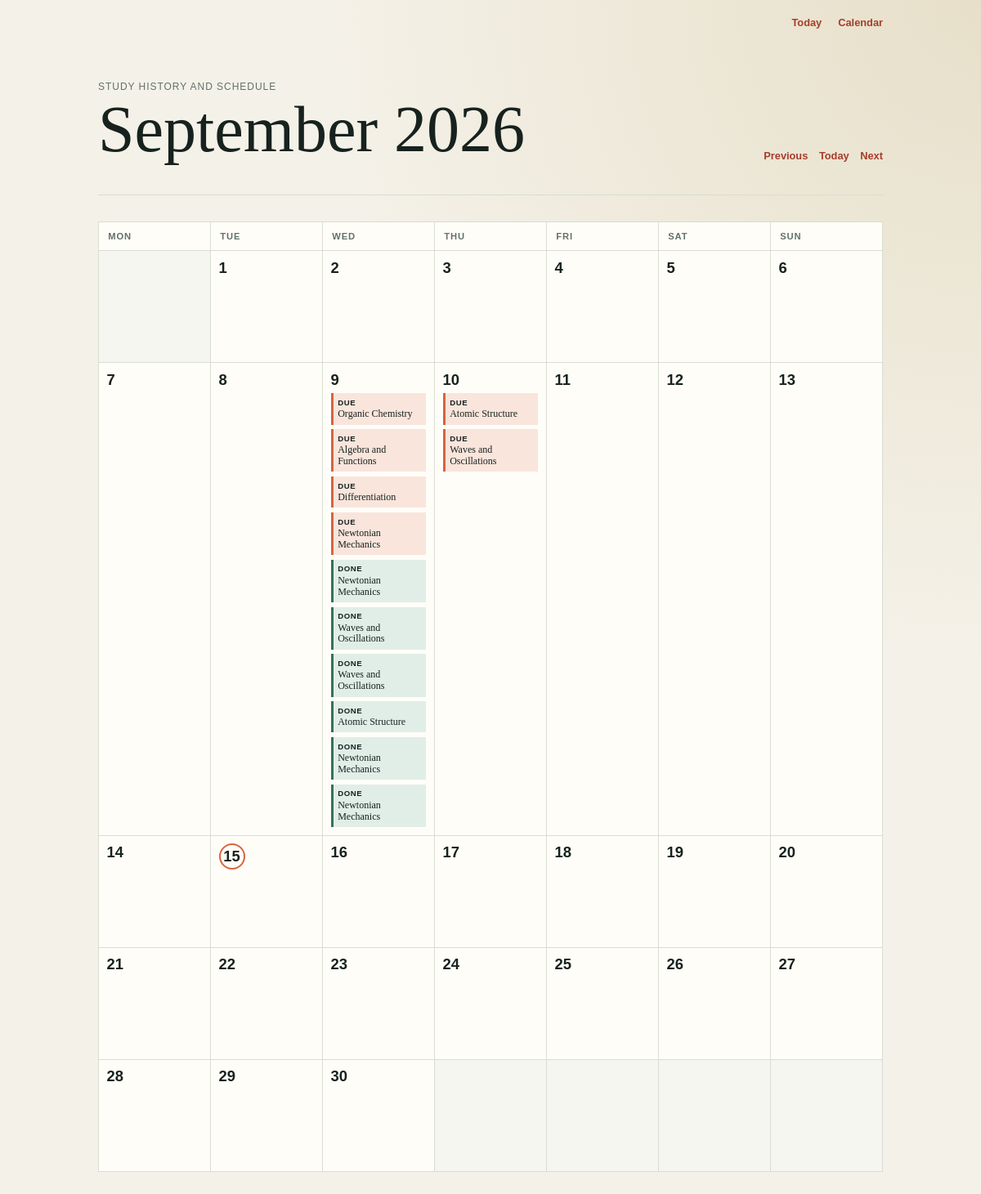
/calendar, run on an earlier commit of the app's database.
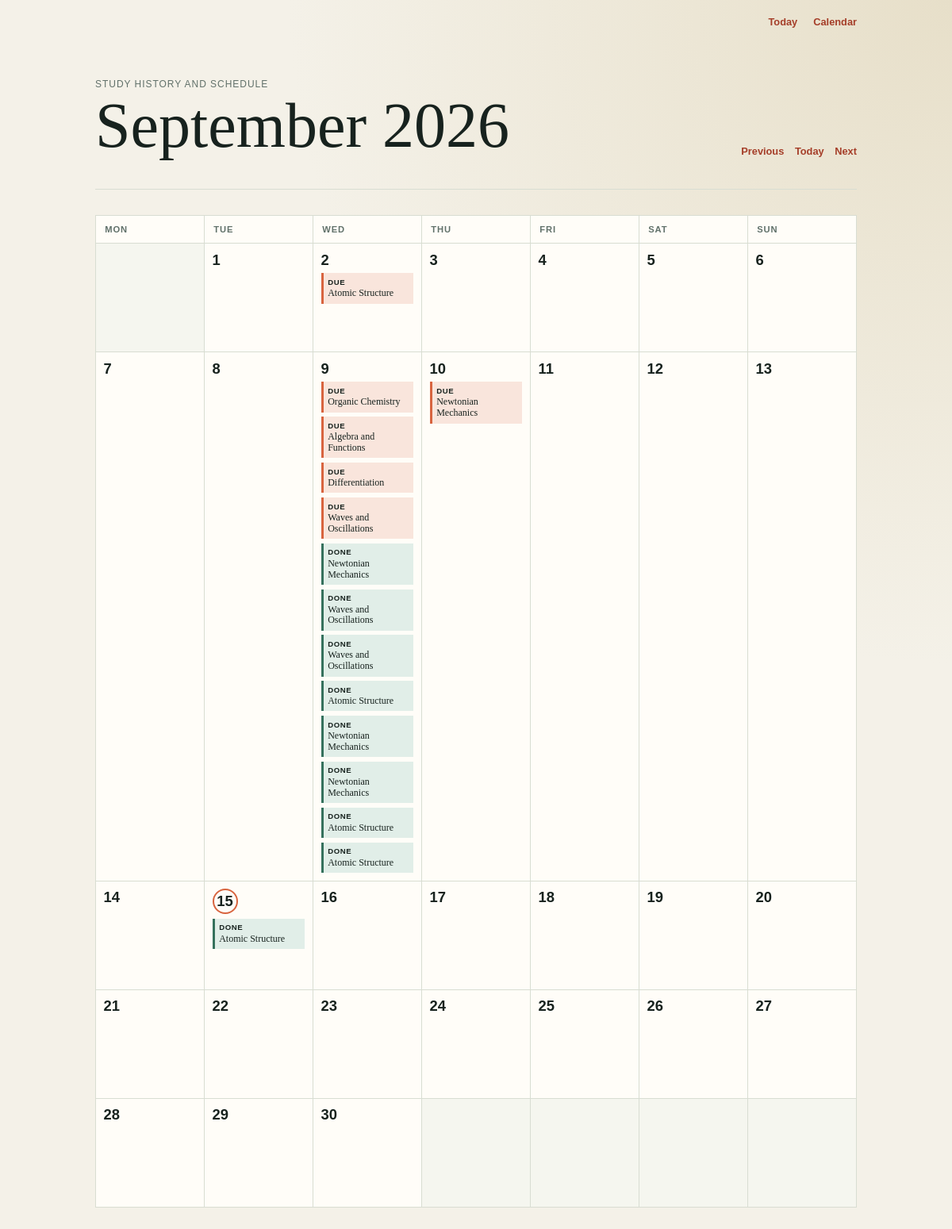
And on a later commit of the database.
### app.py (models this page shows, shortened)
class Topic(db.Model):
    __tablename__ = 'topics'
    id = db.Column(db.Integer, primary_key=True)
    subject = db.Column(db.String(100), nullable=False)       # e.g., "Physics"
    title = db.Column(db.String(150), nullable=False)         # e.g., "Newtonian Mechanics"
    interval = db.Column(db.Integer, default=0)               # Days until next review
    repetition = db.Column(db.Integer, default=0)             # Successful review streak
    ease_factor = db.Column(db.Float, default=2.5)            # Interval multiplier
    due_date = db.Column(db.DateTime, default=utc_now_naive) # When it should appear on the to-do list
    reviews = db.relationship('Review', back_populates='topic', cascade='all, delete-orphan')
    def review(self, grade, reviewed_at=None):
        """Apply an SM-2 review grade and schedule the next review."""
        if grade not in {1, 3, 5}:
            raise ValueError('grade must be 1, 3, or 5')
        quality_gap = 5 - grade
        self.ease_factor = max(
            1.3,
            self.ease_factor + 0.1 - quality_gap * (0.08 + quality_gap * 0.02),
        )
        if grade == 1:
            self.repetition = 0
            self.interval = 1
        elif self.repetition == 0:
            self.repetition = 1
            self.interval = 1
        elif self.repetition == 1:
            self.repetition = 2
            self.interval = 6
        else:
            self.interval = max(1, round(self.interval * self.ease_factor))
            self.repetition += 1
        review_start = reviewed_at or utc_now_naive()
        self.due_date = review_start + timedelta(days=self.interval)

class Review(db.Model):
    __tablename__ = 'reviews'
    id = db.Column(db.Integer, primary_key=True)
    topic_id = db.Column(db.Integer, db.ForeignKey('topics.id'), nullable=False)
    grade = db.Column(db.Integer, nullable=False)
    reviewed_at = db.Column(db.DateTime, default=utc_now_naive, nullable=False)
    topic = db.relationship('Topic', back_populates='reviews')

### app.py (the view)
@app.route('/calendar')
def calendar_view():
    today = local_now().date()
    try:
        year = int(request.args.get('year', today.year))
        month = int(request.args.get('month', today.month))
        month_start = date(year, month, 1)
    except (TypeError, ValueError):
        abort(400, description='Invalid calendar month.')
    month_end = date(
        year, month, calendar_module.monthrange(year, month)[1]
    )
    local_range_start = datetime.combine(
        month_start, datetime.min.time(), tzinfo=LOCAL_TIMEZONE
    )
    local_range_end = datetime.combine(
        month_end + timedelta(days=1), datetime.min.time(), tzinfo=LOCAL_TIMEZONE
    )
    range_start = local_datetime_to_utc_naive(local_range_start)
    range_end = local_datetime_to_utc_naive(local_range_end)
    due_topics = Topic.query.filter(
        Topic.due_date >= range_start,
        Topic.due_date < range_end,
    ).order_by(Topic.due_date.asc()).all()
    reviews = Review.query.filter(
        Review.reviewed_at >= range_start,
        Review.reviewed_at < range_end,
    ).order_by(Review.reviewed_at.asc()).all()
    due_by_date = defaultdict(list)
    for topic in due_topics:
        due_by_date[utc_naive_to_local_date(topic.due_date)].append(topic)
    reviews_by_date = defaultdict(list)
    for review in reviews:
        reviews_by_date[utc_naive_to_local_date(review.reviewed_at)].append(review)
    weeks = []
    for week in calendar_module.monthcalendar(year, month):
        days = []
        for day_number in week:
            day = date(year, month, day_number) if day_number else None
            days.append(day)
        weeks.append(days)
    previous_month = month_start - timedelta(days=1)
    next_month = month_end + timedelta(days=1)
    return render_template(
        'calendar.html',
        month_name=month_start.strftime('%B %Y'),
        weeks=weeks,
        today=today,
        due_by_date=due_by_date,
        reviews_by_date=reviews_by_date,
        previous_month=previous_month,
        next_month=next_month,
    )

### app.py (called while the page is built)
def local_now():
    return datetime.now(timezone.utc).astimezone(LOCAL_TIMEZONE)

def local_datetime_to_utc_naive(value):
    return value.astimezone(timezone.utc).replace(tzinfo=None)

def utc_naive_to_local_date(value):
    return value.replace(tzinfo=timezone.utc).astimezone(LOCAL_TIMEZONE).date()

### templates/calendar.html (shortened to what this page needs)
{% extends "layout.html" %}
{% block content %}
    <main class="calendar-page">
        <header class="calendar-header">
            <div>
                <p class="eyebrow">Study history and schedule</p>
                <h1>{{ month_name }}</h1>
            </div>
            <div class="month-nav" aria-label="Change month">
                <a href="{{ url_for('calendar_view', year=previous_month.year, month=previous_month.month) }}">Previous</a>
                <a href="{{ url_for('calendar_view') }}">Today</a>
                <a href="{{ url_for('calendar_view', year=next_month.year, month=next_month.month) }}">Next</a>
            </div>
        </header>
        <section class="calendar" aria-label="{{ month_name }} study calendar">
            <div class="weekday-row">
                {% for weekday in ('Monday', 'Tuesday', 'Wednesday', 'Thursday', 'Friday', 'Saturday', 'Sunday') %}
                    <div class="weekday">{{ weekday[:3] }}</div>
                {% endfor %}
            </div>
            {% for week in weeks %}
                <div class="calendar-week">
                    {% for day in week %}
                        <div class="calendar-day{% if not day %} outside-month{% endif %}{% if day == today %} today{% endif %}{% if day %} drop-target{% endif %}"{% if day %} data-target-date="{{ day.isoformat() }}"{% endif %}>
                            {% if day %}
                                <div class="desktop-day-content">
                                    <time datetime="{{ day.isoformat() }}" class="day-number">{{ day.day }}</time>
                                    {% for topic in due_by_date.get(day, []) %}
                                        <div class="calendar-item upcoming topic-trigger draggable-topic" draggable="true" data-topic-id="{{ topic.id }}" data-reschedule-url="{{ url_for('reschedule_topic', topic_id=topic.id) }}" data-title="{{ topic.title }}" data-subject="{{ topic.subject }}" data-review-date="{{ day.isoformat() }}" data-repetition="{{ topic.repetition }}" data-interval="{{ topic.interval }}" data-ease-factor="{{ '%.2f'|format(topic.ease_factor) }}">
                                            <span class="item-label">Due</span>
                                            <span>{{ topic.title }}</span>
                                        </div>
                                    {% endfor %}
                                    {% for review in reviews_by_date.get(day, []) %}
                                        <div class="calendar-item completed topic-trigger draggable-topic" draggable="true" data-topic-id="{{ review.topic.id }}" data-reschedule-url="{{ url_for('reschedule_topic', topic_id=review.topic.id) }}" data-title="{{ review.topic.title }}" data-subject="{{ review.topic.subject }}" data-review-date="{{ day.isoformat() }}" data-repetition="{{ review.topic.repetition }}" data-interval="{{ review.topic.interval }}" data-ease-factor="{{ '%.2f'|format(review.topic.ease_factor) }}">
                                            <span class="item-label">Done</span>
                                            <span>{{ review.topic.title }}</span>
                                        </div>
                                    {% endfor %}
                                </div>
                            {% endif %}
                        </div>
                    {% endfor %}
                </div>
            {% endfor %}
        </section>
    </main>
{% endblock %}

### templates/layout.html (shortened to what this page needs)
<!DOCTYPE html>
<html lang="en">
    <head>
        <link rel="stylesheet" href="{{ url_for('static', filename='style.css') }}">
    </head>
    <body>
        <nav class="site-nav" aria-label="Main navigation">
            <a href="{{ url_for('index') }}">Today</a>
            <a href="{{ url_for('calendar_view') }}">Calendar</a>
        </nav>
        {% block content %}{% endblock %}
    </body>
</html>

### static/style.css (style rules this page uses)
* { box-sizing: border-box; }
:root { --ink: #17221e; --muted: #61716a; --paper: #f4f1e8; --surface: #fffdf8; --line: #d8ddd2; --accent: #d8643f; --accent-dark: #a53e29; }
body { margin: 0; color: var(--ink); background: radial-gradient(circle at top right, #e7dfc9, var(--paper) 42%); font-family: Georgia, "Times New Roman", serif; }
.site-nav { display: flex; justify-content: flex-end; gap: 1.25rem; width: min(960px, calc(100% - 2rem)); margin: 0 auto; padding: 1.25rem 0 0; font: 600 0.8rem "Trebuchet MS", sans-serif; }
.site-nav a, .month-nav a { color: var(--accent-dark); text-decoration: none; }
main { width: min(760px, calc(100% - 2rem)); margin: 0 auto; padding: 4rem 0; }
header { border-bottom: 1px solid var(--line); padding-bottom: 2rem; }
.eyebrow, .subject, .meta { margin: 0; color: var(--muted); font-family: "Trebuchet MS", sans-serif; font-size: 0.75rem; letter-spacing: 0.08em; text-transform: uppercase; }
h1 { margin: 0.45rem 0 0.6rem; font-size: clamp(2.5rem, 8vw, 5rem); font-weight: 400; line-height: 0.95; }
.calendar-page { width: min(960px, calc(100% - 2rem)); }
.calendar-header { display: flex; align-items: end; justify-content: space-between; gap: 1rem; }
.month-nav { display: flex; gap: 0.85rem; padding-bottom: 0.5rem; font: 600 0.8rem "Trebuchet MS", sans-serif; }
.calendar { margin-top: 2rem; border-top: 1px solid var(--line); border-left: 1px solid var(--line); background: var(--surface); }
.weekday-row, .calendar-week { display: grid; grid-template-columns: repeat(7, minmax(0, 1fr)); }
.weekday { padding: 0.7rem; border-right: 1px solid var(--line); border-bottom: 1px solid var(--line); color: var(--muted); font: 600 0.7rem "Trebuchet MS", sans-serif; letter-spacing: 0.08em; text-transform: uppercase; }
.calendar-day { min-height: 8.5rem; padding: 0; border-right: 1px solid var(--line); border-bottom: 1px solid var(--line); }
.calendar-day.outside-month { background: rgba(216, 221, 210, 0.25); }
.day-number { display: block; font: 600 1.15rem "Trebuchet MS", sans-serif; }
.calendar-day.today .day-number { display: grid; place-items: center; width: 2rem; height: 2rem; border: 2px solid var(--accent); border-radius: 50%; background: var(--surface); }
.desktop-day-content { display: block; min-height: 8.5rem; padding: 0.6rem; }
.calendar-item { display: grid; gap: 0.15rem; margin-top: 0.35rem; padding: 0.35rem; font-size: 0.75rem; line-height: 1.15; }
.draggable-topic { cursor: grab; }
.topic-trigger { cursor: pointer; }
.calendar-item.upcoming { border-left: 3px solid var(--accent); background: #f9e5dc; }
.calendar-item.completed { border-left: 3px solid #35715d; background: #e1eee8; }
.item-label { font: 600 0.6rem "Trebuchet MS", sans-serif; letter-spacing: 0.06em; text-transform: uppercase; }

What changed in the data, as far as the page shows it:
changed Topic "Atomic Structure": moves from the list under "10" to the list under "2"
changed Topic "Waves and Oscillations": moves from the list under "10" to the list under "9"
added Review: topic "Atomic Structure", shown under "9"
added Review: topic "Atomic Structure", shown under "9"
changed Topic "Newtonian Mechanics": moves from the list under "9" to the list under "10"
added Review: topic "Atomic Structure", shown under "15"
